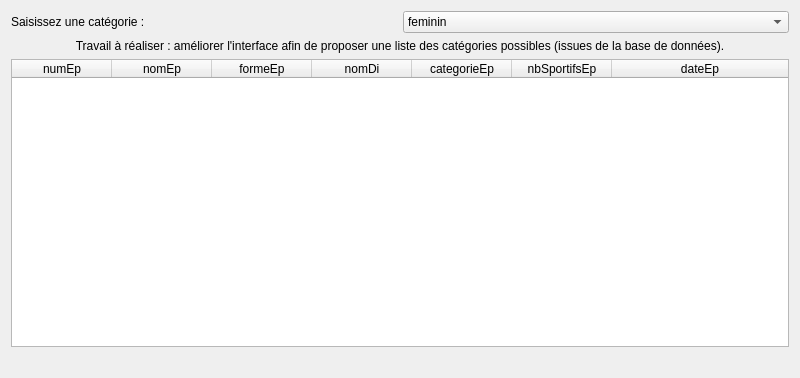
<?xml version="1.0" encoding="UTF-8"?>
<ui version="4.0">
 <class>fct_comp_1</class>
 <widget class="QDialog" name="fct_comp_1">
  <property name="geometry">
   <rect>
    <x>0</x>
    <y>0</y>
    <width>800</width>
    <height>378</height>
   </rect>
  </property>
  <property name="windowTitle">
   <string>Liste des épreuves d'une catégorie (version 2, catégories extraites de la BD)</string>
  </property>
  <layout class="QGridLayout" name="gridLayout">
   <item row="4" column="0">
    <widget class="QLabel" name="label_fct_comp_1">
     <property name="text">
      <string/>
     </property>
     <property name="alignment">
      <set>Qt::AlignCenter</set>
     </property>
    </widget>
   </item>
   <item row="2" column="0">
    <widget class="QTableWidget" name="table_fct_comp_1">
     <attribute name="horizontalHeaderMinimumSectionSize">
      <number>50</number>
     </attribute>
     <attribute name="horizontalHeaderStretchLastSection">
      <bool>true</bool>
     </attribute>
     <attribute name="verticalHeaderVisible">
      <bool>false</bool>
     </attribute>
     <column>
      <property name="text">
       <string>numEp</string>
      </property>
     </column>
     <column>
      <property name="text">
       <string>nomEp</string>
      </property>
     </column>
     <column>
      <property name="text">
       <string>formeEp</string>
      </property>
     </column>
     <column>
      <property name="text">
       <string>nomDi</string>
      </property>
     </column>
     <column>
      <property name="text">
       <string>categorieEp</string>
      </property>
     </column>
     <column>
      <property name="text">
       <string>nbSportifsEp</string>
      </property>
     </column>
     <column>
      <property name="text">
       <string>dateEp</string>
      </property>
     </column>
    </widget>
   </item>
   <item row="1" column="0">
    <widget class="QLabel" name="labelAFaire_fct_comp_1">
     <property name="text">
      <string>Travail à réaliser : améliorer l'interface afin de proposer une liste des catégories possibles (issues de la base de données).</string>
     </property>
     <property name="alignment">
      <set>Qt::AlignCenter</set>
     </property>
     <property name="wordWrap">
      <bool>true</bool>
     </property>
    </widget>
   </item>
   <item row="0" column="0">
    <layout class="QHBoxLayout" name="horizontalLayout">
     <item>
      <widget class="QLabel" name="labelEdit_fct_comp_1">
       <property name="text">
        <string>Saisissez une catégorie :</string>
       </property>
      </widget>
     </item>
     <item>
      <widget class="QComboBox" name="comboBox_11">
       <item>
        <property name="text">
         <string>feminin</string>
        </property>
       </item>
       <item>
        <property name="text">
         <string>masculin</string>
        </property>
       </item>
       <item>
        <property name="text">
         <string>mixte</string>
        </property>
       </item>
      </widget>
     </item>
    </layout>
   </item>
  </layout>
 </widget>
 <resources/>
 <connections>
  <connection>
   <sender>comboBox_11</sender>
   <signal>currentTextChanged(QString)</signal>
   <receiver>fct_comp_1</receiver>
   <slot>refreshResult()</slot>
   <hints>
    <hint type="sourcelabel">
     <x>340</x>
     <y>30</y>
    </hint>
    <hint type="destinationlabel">
     <x>231</x>
     <y>9</y>
    </hint>
   </hints>
  </connection>
 </connections>
 <slots>
  <slot>refreshResult()</slot>
 </slots>
</ui>
